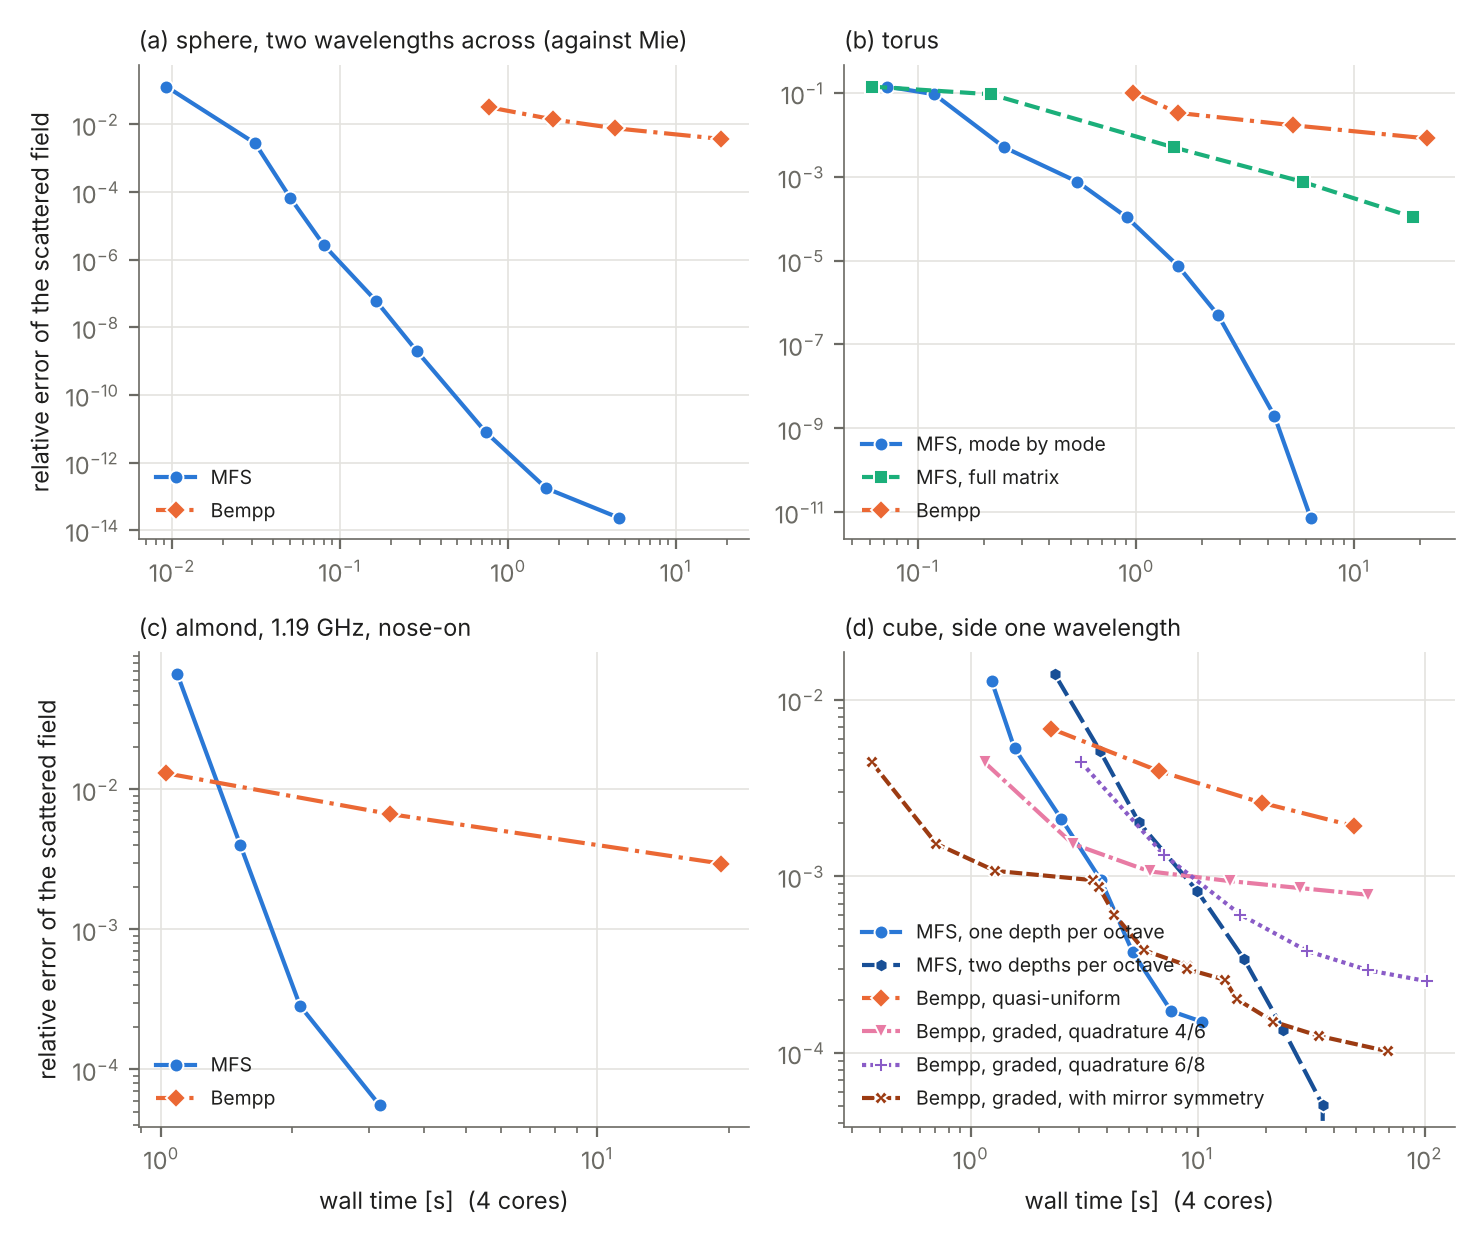

Python code for this plot:
"""One figure with the four cost comparisons (sphere, torus, almond, cube):
error against wall time for the MFS and for Bempp, from the saved data of
the fig_cost_*.py scripts. An alternative to the four separate figures and
the three small tables, if the paper has to be shorter.

    python3 fig_cost_all.py      # writes fig_cost_all.pdf/.png
"""
import glob

import matplotlib

matplotlib.use("Agg")
import matplotlib.pyplot as plt
import numpy as np

BLUE, NAVY, GREEN, ORANGE, PINK, PURPLE = "#2a78d6", "#184f96", "#1baf7a", "#eb6834", "#e87ba4", "#8a5cc7"
INK, MUTED = "#1f1f1e", "#6b6a64"


def rel(a, b):
    return np.linalg.norm(a - b) / np.linalg.norm(b)


def curve(ax, t, e, col, mk, ls, label):
    ax.loglog(t, e, linestyle=ls, color=col, marker=mk, ms=5, lw=1.5, mec="white", mew=0.7, label=label)


if __name__ == "__main__":
    plt.rcParams.update({"font.size": 8.5, "axes.edgecolor": MUTED, "axes.labelcolor": INK, "text.color": INK,
                         "xtick.color": MUTED, "ytick.color": MUTED, "axes.linewidth": 0.6})
    fig, axs = plt.subplots(2, 2, figsize=(7.4, 6.2))
    ax = axs[0, 0]
    d = np.load("fig_cost_sphere.npz")
    curve(ax, d["mfs"][:, 1], d["mfs"][:, 2], BLUE, "o", "-", "MFS")
    curve(ax, d["bem"][:, 1], d["bem"][:, 2], ORANGE, "D", "-.", "Bempp")
    ax.set_title("(a) sphere, two wavelengths across (against Mie)", loc="left", fontsize=8.5)
    ax = axs[0, 1]
    d = np.load("fig_cost_torus.npz")
    curve(ax, d["mfs"][:, 1], d["mfs"][:, 2], BLUE, "o", "-", "MFS, mode by mode")
    curve(ax, d["dense"][:, 1], d["dense"][:, 2], GREEN, "s", "--", "MFS, full matrix")
    curve(ax, d["bem"][:, 1], d["bem"][:, 2], ORANGE, "D", "-.", "Bempp")
    ax.set_title("(b) torus", loc="left", fontsize=8.5)
    ax = axs[1, 0]
    d = np.load("fig_cost_almond.npz")
    ref = d[f"mfs_E{len(d['mfs']) - 1}"]
    curve(ax, d["mfs"][:-1, 2], [rel(d[f"mfs_E{i}"], ref) for i in range(len(d["mfs"]) - 1)], BLUE, "o", "-", "MFS")
    curve(ax, d["bem"][:, 1], [rel(d[f"bem_E{i}"], ref) for i in range(len(d["bem"]))], ORANGE, "D", "-.", "Bempp")
    ax.set_title("(c) almond, 1.19 GHz, nose-on", loc="left", fontsize=8.5)
    ax = axs[1, 1]
    d = np.load("fig_cost_cube.npz")
    ref = d["dense_E11"]
    for key, col, mk, ls, lab in (("tail", BLUE, "o", "-", "MFS, one depth per octave"), ("dense", NAVY, "h", (0, (6, 1.5)), "MFS, two depths per octave")):
        rows = [r for r in d[key] if not (key == "dense" and int(r[0]) == 10)]
        curve(ax, [r[1] for r in rows], [rel(d[f"{key}_E{int(r[0])}"], ref) for r in rows], col, mk, ls, lab)
    for tag, col, mk, ls, lab in (("_q4", ORANGE, "D", "-.", "Bempp, quasi-uniform"),):
        bem = sorted((np.load(f) for f in glob.glob("bem_cube_h*_q4.npz")), key=lambda b: int(b["ndof"]))
        bem = [b for b in bem if int(b["ndof"]) > 1000]
        curve(ax, [float(b["t_solve"]) for b in bem], [rel(b["E"], ref) for b in bem], col, mk, ls, lab)
    for tag, col, mk, ls, lab in (("", PINK, "v", (0, (5, 1, 1, 1)), "Bempp, graded, quadrature 4/6"), ("_q6_8", PURPLE, "P", (0, (1, 1)), "Bempp, graded, quadrature 6/8")):
        gr = sorted((np.load(f) for f in glob.glob(f"bem_cube_graded_n*_g2{tag}.npz")), key=lambda b: int(b["ndof"]))
        curve(ax, [float(b["t_solve"]) for b in gr], [rel(b["E"], ref) for b in gr], col, mk, ls, lab)
    best = []
    for tag in ("", "_q6_8", "_q8_10"):
        best += [(float(b["t_solve"]), rel(b["E"], ref)) for b in (np.load(g) for g in glob.glob(f"bem_cube_sym_n*_g2{tag}.npz"))]
    best.sort()
    env, emin = [], np.inf
    for t, e in best:                                   # lower envelope over the quadrature settings
        if e < 0.97 * emin:
            env.append((t, e))
            emin = e
    if env:
        env = np.array(env)
        curve(ax, env[:, 0], env[:, 1], "#9c3b12", "X", (0, (3, 1)), "Bempp, graded, with mirror symmetry")
    ax.set_title("(d) cube, side one wavelength", loc="left", fontsize=8.5)
    for ax in axs.ravel():
        ax.grid(True, which="major", color="#e4e3df", lw=0.6)
        ax.legend(frameon=False, fontsize=7, loc="lower left")
        for sp in ("top", "right"):
            ax.spines[sp].set_visible(False)
    for ax in axs[1]:
        ax.set_xlabel("wall time [s]  (4 cores)")
    for ax in axs[:, 0]:
        ax.set_ylabel("relative error of the scattered field")
    fig.tight_layout()
    fig.savefig("fig_cost_all.pdf")
    fig.savefig("fig_cost_all.png", dpi=200)
    print("wrote fig_cost_all.pdf/.png")
